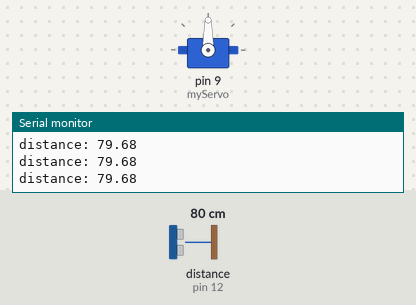
A sketch run on a simulated Arduino Uno, built with avr-gcc and run on an emulated ATmega328P. On the bench: servo, the last lines printed to the serial monitor. Wiring (inferred from the names in the program): ultrasonic range finder: trigger pin 13; echo pin 12. The inputs (shaded band) are chosen by the test bench; at power-on: distance to the obstacle (sensor on pin 12) 80 cm. The echo pulse lasts 58.3 µs per cm.

Above: at 1.2 s.
1.3 s: distance to the obstacle (sensor on pin 12) set to 33 cm
2.8 s: distance to the obstacle (sensor on pin 12) set to 26 cm
At 3.17 s:
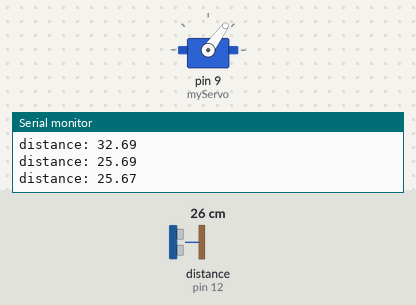
At 4.38 s:
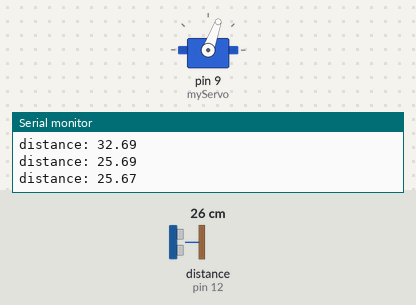
Timing chart, 0 to 11.8 s (numbered marks = the images above; inputs shaded):
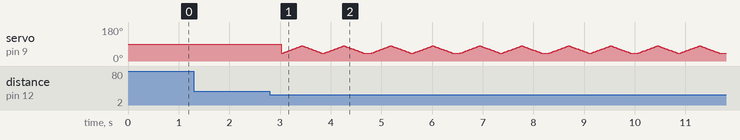

The sketch:

sketch_jan25a.ino
```cpp
#include <Servo.h>

const int trigPin = 13;
const int echoPin = 12;

float duration, distance;

Servo myServo;
int pos = 0;

void setup() {
  // put your setup code here, to run once:
  pinMode(trigPin, OUTPUT);
  pinMode(echoPin, INPUT);

  Serial.begin(9600);
  myServo.attach(9);

}

void loop() {
  // put your main code here, to run repeatedly:
  digitalWrite(trigPin, LOW);
  delayMicroseconds(2);
  digitalWrite(trigPin, HIGH);
  delayMicroseconds(10);
  digitalWrite(trigPin, LOW);

  duration = pulseIn(echoPin, HIGH);
  distance = (duration * .0343) / 2;
  Serial.print("distance: ");
  Serial.println(distance);
  delay(100);

  while (distance < 30) {
    digitalWrite(trigPin, LOW);
    delayMicroseconds(2);
    digitalWrite(trigPin, HIGH);
    delayMicroseconds(10);
    digitalWrite(trigPin, LOW);
    duration = pulseIn(echoPin, HIGH);
    distance = (duration * .0343) / 2;
    Serial.print("distance: ");
    Serial.println(distance);
    delay(100);

    for (pos = 40; pos <= 80; pos += 1) { // goes from 0 degrees to 180 degrees
      // in steps of 1 degree
      myServo.write(pos);              // tell servo to go to position in variable 'pos'
      delay(10);                       // waits 15ms for the servo to reach the position
    }
    for (pos = 80; pos >= 40; pos -= 1) { // goes from 180 degrees to 0 degrees
      myServo.write(pos);              // tell servo to go to position in variable 'pos'
      delay(10);                       // waits 15ms for the servo to reach the position
    }
    for (pos = 40; pos <= 80; pos += 1) { // goes from 0 degrees to 180 degrees
      // in steps of 1 degree
      myServo.write(pos);              // tell servo to go to position in variable 'pos'
      delay(10);                       // waits 15ms for the servo to reach the position
    }
    for (pos = 80; pos >= 40; pos -= 1) { // goes from 180 degrees to 0 degrees
      myServo.write(pos);              // tell servo to go to position in variable 'pos'
      delay(10);                       // waits 15ms for the servo to reach the position
    }


  }


}
```

Measured:
- the behaviour switches between 31 and 30 cm on distance to the obstacle (sensor on pin 12) (found by bisection; images 0 and 1)
